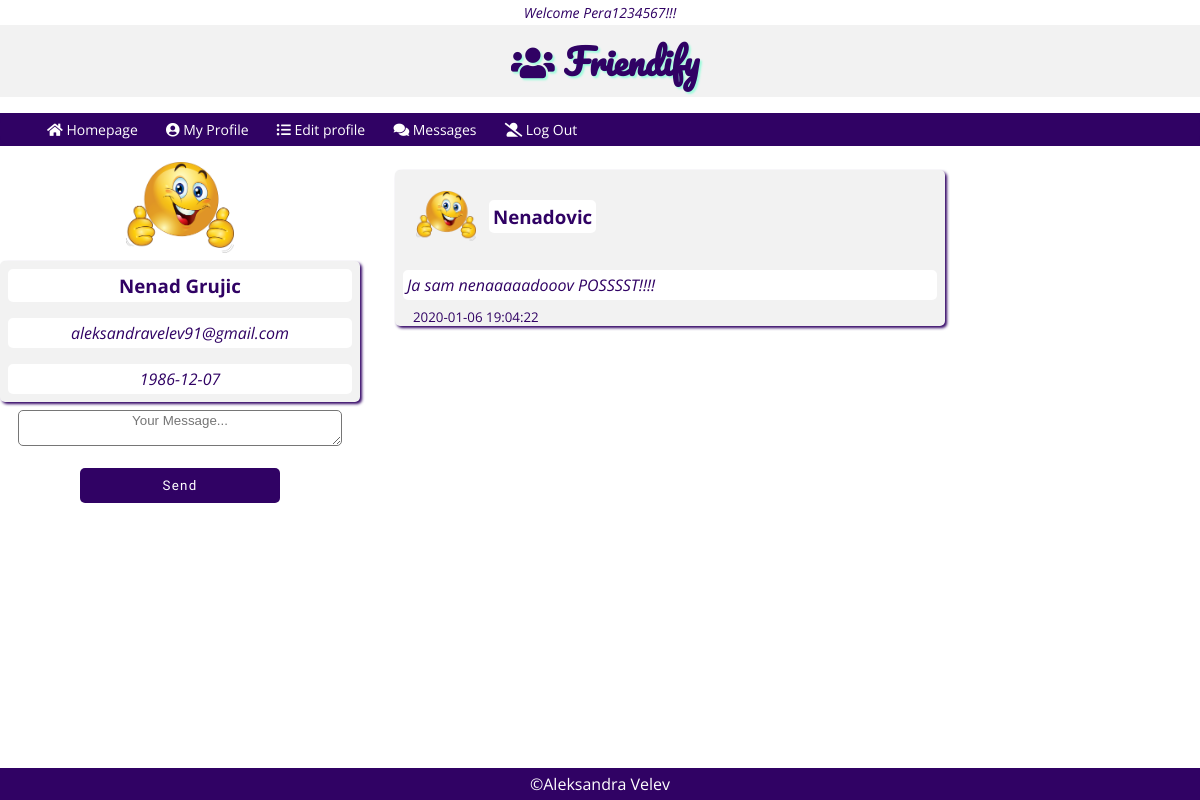
The app's page /networkPHP/my_profile.php?use_id=12 (signed in) with its own data.
### tables this page shows
CREATE TABLE IF NOT EXISTS `profile` (
  `id` int(10) UNSIGNED NOT NULL AUTO_INCREMENT,
  `user_id` int(10) UNSIGNED NOT NULL,
  `first_name` varchar(50) NOT NULL,
  `last_name` varchar(90) NOT NULL,
  `picture` varbinary(60150) DEFAULT NULL,
  `dob` date DEFAULT NULL,
  `city` varchar(50) DEFAULT NULL,
  `country` varchar(50) DEFAULT NULL,
  PRIMARY KEY (`id`),
  UNIQUE KEY `user_id` (`user_id`)
);

CREATE TABLE IF NOT EXISTS `user` (
  `id` int(10) UNSIGNED NOT NULL AUTO_INCREMENT,
  `username` varchar(50) NOT NULL,
  `email` varchar(50) NOT NULL,
  `password` varchar(50) NOT NULL,
  PRIMARY KEY (`id`)
);

CREATE TABLE IF NOT EXISTS `post` (
  `id` int(10) UNSIGNED NOT NULL AUTO_INCREMENT,
  `user_id` int(10) UNSIGNED DEFAULT NULL,
  `post` varchar(250) DEFAULT NULL,
  `video` varchar(250) DEFAULT NULL,
  `created_at` timestamp NOT NULL DEFAULT current_timestamp(),
  PRIMARY KEY (`id`),
  KEY `post` (`user_id`)
);

### networkPHP/database/conection.php (called while the page is built, shortened)
<?php
class Dbconection
{
    public function connect()
    {
        $this->servername = 'localhost';
        $this->username = 'videoman';
        $this->password = 'videoman123';
        $this->database = 'network';
        $conn = new mysqli($this->servername, $this->username, $this->password, $this->database);
        return $conn;
    }
}
?>

### networkPHP/database/userdata.php (called while the page is built, shortened)
<?php
require_once 'conection.php';
class Userdata extends Dbconection
{
    public function selectUserProfileDataById($id)
    {
        $sql = "SELECT *
                FROM profile
                INNER JOIN user
                ON user.id = profile.user_id
                WHERE profile.user_id = $id;
                ";
        $result = $this->connect()->query($sql);
        return $result;
    }
    public function selectPostDataById($id)
    {
        $sql = "SELECT post.user_id,post.post,user.username, post.created_at
                FROM post
                INNER JOIN user
                ON user.id = post.user_id
                WHERE post.user_id = $id
                ORDER BY post.created_at DESC;
                ";
        $result = $this->connect()->query($sql);
        return $result;
    }
}
?>

### networkPHP/database/view.php (the view, shortened to what this page needs)
<?php
require_once 'conection.php';
require_once 'userdata.php';
class View extends UpdateFollow
{
    public function viewPostById($id)
    {
        $posts = $this->selectPostDataById($id);
        if ($posts->num_rows == 0)
        {
            echo "<div class='err'>There is no posts to show! :( </div>";
        }
        else
        {
            while( $row = $posts->fetch_assoc() )
            {
                $username = $row['username'];
                $post = $row['post'];
                $created = $row['created_at'];
                $id = $row['user_id'];
                $link_pic = new Userdata();
                $link = $link_pic->selectPictureById($id);
                echo "<div class='flex'>";
                    echo "<div class='bc-wrap'>";
                        echo "<div class='row'>";
                            echo "<div class='row1'>";
                                echo "<div class='user-img'>";
                                if( empty($link)  )
                                    {
                                        echo "<img src='01.png'>";
                                    }
                                else
                                    {
                                        echo "<img src='$link'>";
                                    }
                                echo "</div>";
                                echo "<div class='username'>";
                                    echo "<h3>$username</h3>";
                                echo "</div>";
                            echo "</div>";
                        echo "</div>";
                        echo "<div class='bc-post'>";
                            echo "<p>$post</p>";
                        echo "</div>";
                        echo "<small>" . $created . "</small>";
                    echo "</div>";
                echo "</div>";
            }
        }
    }
    public function viewProfileDataById($id)
    {
        $profile_info = $this->selectUserProfileDataById($id);
        if ($profile_info->num_rows == 0)
        {
            echo "<div class='err'>There is no profile data to show! :( </div>";
        }
        else
        {
            while( $row = $profile_info->fetch_assoc() )
            {
                $f_name = $row['first_name'];
                $l_name = $row['last_name'];
                $dob = $row['dob'];
                $mail = $row['email'];
                echo "<div class='flex'>";
                    echo "<div class='bc-wrap'>";
                        echo "<div class='bc-post'>";
                            echo "<h3>$f_name $l_name</h3>";
                        echo "</div>";
                        echo "<div class='bc-post'>";
                            echo "<p>$mail</p>";
                        echo "</div>";
                        echo "<div class='bc-post'>";
                            echo "<p>$dob</p>";
                        echo "</div>";
                    echo "</div>";
                echo "</div>";
            }
        }
    }
}
?>

### networkPHP/css/general.css (style rules this page uses)
body { margin: 0; padding: 0; font-family: 'Open Sans', sans-serif; }
* { box-sizing: border-box; }
:root { --light-grey:#f2f2f2; --light-grey-opacity:rgba(253, 253, 253, 0.842); --dark-grey:#1a1a1a; --white-color:#fff; --black-color:#000; --dgrey-color-opacity:rgba(26, 26, 26, 0.7); --tirquise-color:rgb(160, 251, 221); --purple-color:rgb(48, 2, 100); --orange-color:#ff8c1a; }

### networkPHP/css/header.css (style rules this page uses)
.flex { display: flex; justify-content: center; }

### networkPHP/css/content.css (style rules this page uses)
.bc-wrap { background-color: var(--light-grey); color: var(--dark-grey); border-radius: 5px; box-shadow: 2px 2px 3px var(--purple-color); width: 550px; margin: 8px 0; }
.row { display: flex; align-items: center; padding: 8px; }
.row1 { display: flex; align-items: center; padding: 8px; width: 68%; }
.username { padding: 8px; display:inline-block; text-align: center; }
.username h3 { margin:0; }
.bc-post { padding: 8px; }
.bc-wrap h3 , .bc-wrap p { color: var(--purple-color); background-color: var(--white-color); padding: 4px; margin:0; border-radius:5px; }
.bc-wrap p { font-style:italic; }
.user-img { display:inline-block; padding: 5px; }
.user-img img { width: 60px; }
small { padding:3px; margin: 0 0 15px 15px; color: var(--purple-color); }

### records on screen
profile: first_name "Nenad", last_name "Grujic", user.email "aleksandravelev91@gmail.com", dob "1986-12-07"
post: user.username "Nenadovic", post "Ja sam nenaaaaadooov POSSSST!!!!", created_at "2020-01-06 19:04:22"

### other values on screen
$_SESSION['name'] "Pera1234567"
